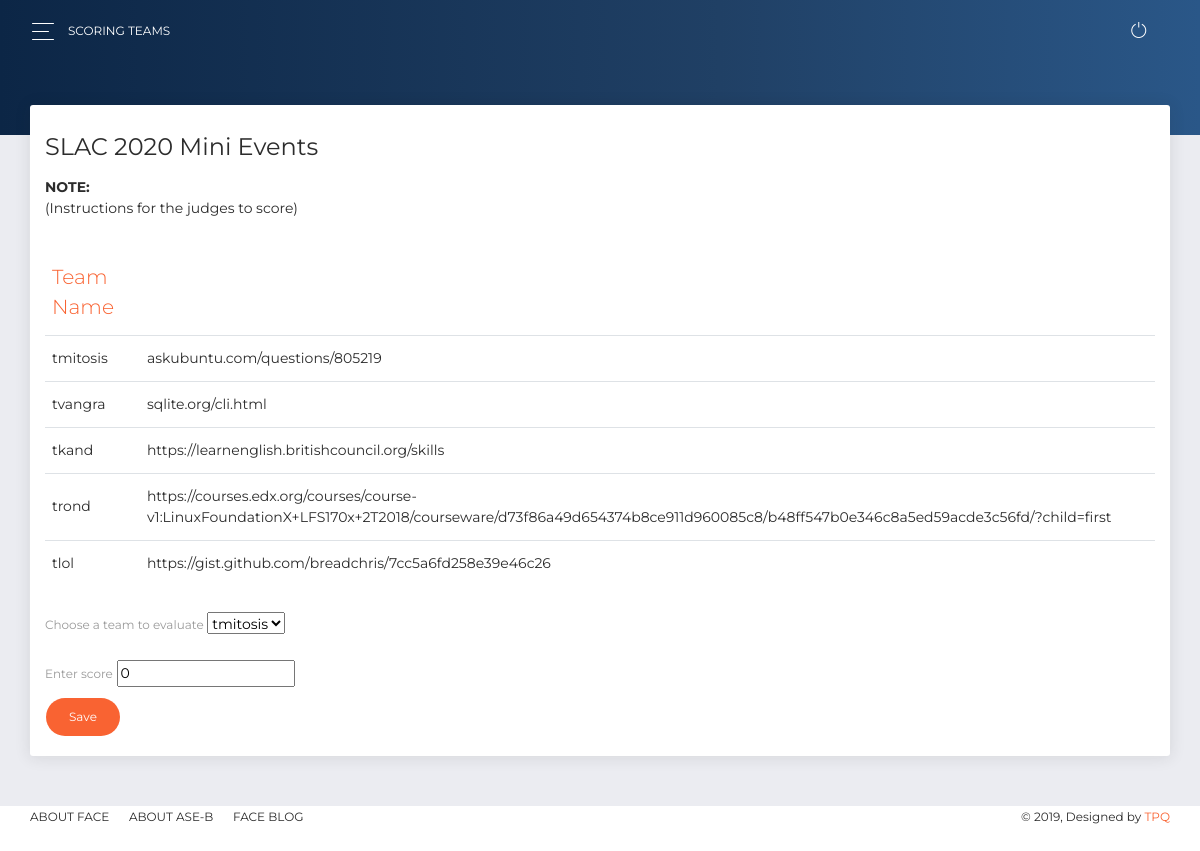
The app's page /judgescore/ (signed in) with its own data.
### HkMn/models.py (models this page shows, shortened)
class submissions(models.Model):
    username = models.ForeignKey(User, on_delete=models.CASCADE,default=None,unique=True)
    sublink = models.TextField(default='', null=True )

### HkMn/views.py (the view)
# urls.py: path('judgescore/',views.judgescore),
def judgescore(request):
    if not request.user.is_authenticated:
        return redirect('/login/')
    else:
        if request.method == 'POST':
            loguser = request.user
            subna = request.POST['subna']
            subn = submissions.objects.get(sublink = subna)
            print("ianfoiwnfoiqnqoifonqofoiqfqoifnqofnqoifnoinoiqoifno", subn)
            try:
                datasub = judges.objects.get(username = loguser , tname = subn)
            except judges.DoesNotExist:
                datasub = None
            if datasub == None :
                use = judges.create(loguser)
                use.tname = subn
                use.score=request.POST['score']
                print("XDDDDDDDDDDDDDDDDDDDDDDDDDDDDDDd",str(use.tname))
                use.save()
                return redirect('/home/')
            return redirect('/home/')
        else:
            loguser = request.user
            datasub = submissions.objects.all()
            return render(request, 'HkMn/judge_dashboard.html',{ 'user' : loguser , 'data' : datasub , 'data1' : datasub })

### HkMn/templates/HkMn/judge_dashboard.html (shortened to what this page needs)
<!DOCTYPE html>
<html lang="en">
<head>
  {% load static %}
  <link rel="stylesheet" href="https://use.fontawesome.com/releases/v5.7.1/css/all.css">
  <link href="{% static 'assets/css/bootstrap.min.css' %}" rel="stylesheet" />
  <link href="{% static 'assets/css/now-ui-dashboard.css' %}" rel="stylesheet" />
  <link href="{% static 'assets/demo/demo.css' %}" rel="stylesheet" />
</head>
<body class="">
  <div class="wrapper ">
    <div class="main-panel" id="main-panel">
      <nav class="navbar navbar-expand-lg navbar-transparent  bg-primary  navbar-absolute">
        <div class="container-fluid">
          <div class="navbar-wrapper">
            <div class="navbar-toggle">
              <button type="button" class="navbar-toggler">
                <span class="navbar-toggler-bar bar1"></span>
                <span class="navbar-toggler-bar bar2"></span>
                <span class="navbar-toggler-bar bar3"></span>
              </button>
            </div>
            <a class="navbar-brand" href="#pablo">Scoring Teams</a>
          </div>
          <div class="collapse navbar-collapse justify-content-end" id="navigation">
            <ul class="navbar-nav">
              <li class="nav-item">
                <a class="nav-link" href="dummy_landing_page.html">
                  <i class="now-ui-icons media-1_button-power"></i>
                </a>
              </li>
            </ul>
          </div>
        </div>
      </nav>
      <div class="panel-header panel-header-sm">
      </div>
      <div class="content">
        <div class="row">
          <div class="col-md-12">
            <div class="card">
              <div class="card-header">
                <h4 class="card-title">SLAC 2020 Mini Events</h4>
                <p>
                  <strong>NOTE:</strong><br>(Instructions for the judges to score)
                </p>
              </div>
              <div class="card-body">
                <div class="table-responsive">
                  <table class="table">
                    <thead class=" text-primary">
                      <th>
                        Team Name
                      </th>
                    </thead>
                    <tbody>
                      {% for i in data %}
                      <tr>
                          <td>{{i.username}}</td>
                          <td>{{i.sublink}}</td>
                      </tr>
                      {% endfor %}
                    </tbody>
                  </table>
                </div>
                <form method="post">
                          <label>Choose a team to evaluate</label>
                          <select id= 'subna' name='subna'>
                          {% for i in data1 %}
                            <option value={{i.sublink}}>{{i.username}}</option>>
                          {% endfor %}
                          </select>
                          <br><br>
                          <label>Enter score</label>
                          <input type="text" id="score" name="score" value="0"><br>
                          <button type="submit" class="btn btn-primary btn-round">
                              Save
                          </button>
                    </form>
              </div>
            </div>
          </div>
        </div>
      </div></div>
      <footer class="footer">
        <div class="container-fluid">
          <nav>
            <ul>
              <li>
                <a href="https://face-amrita.firebaseapp.com">
                  About FACE
                </a>
              </li>
              <li>
                <a href="https://www.amrita.edu/campus/bengaluru">
                  About ASE-B
                </a>
              </li>
              <li>
                <a href="#">
                  FACE Blog
                </a>
              </li>
            </ul>
          </nav>
          <div class="copyright" id="copyright">
            &copy;
            , Designed by
            <a href="#" target="_blank">TPQ</a>
          </div>
        </div>
      </footer>
    </div>
</body>
</html>

### records on screen
submissions: username "tmitosis", sublink "askubuntu.com/questions/805219"
submissions: username "tvangra", sublink "sqlite.org/cli.html"
submissions: username "tkand", sublink "https://learnenglish.britishcouncil.org/skills"
submissions: username "trond", sublink "https://courses.edx.org/courses/course-v1:LinuxFoundationX+LFS170x+2T2018/courseware/d73f86a49d654374b8ce911d960085c8/b48ff547b0e346c8a5ed59acde3c56fd/?child=first"
submissions: username "tlol", sublink "https://gist.github.com/breadchris/7cc5a6fd258e39e46c26"

### other values on screen
form field subna "tmitosis"
